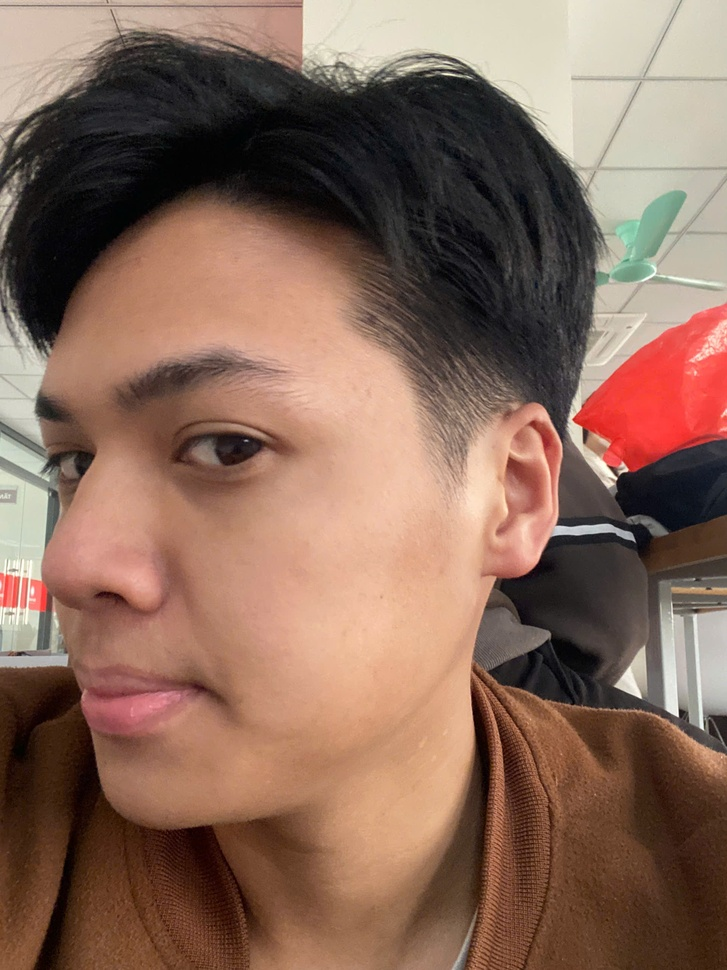
#> input picture FaceID/detectPeople/owner_images/img1.jpg, 727 x 970 px, shrunk from 1920 x 2560 before the run; its folder holds 4 pictures in this run
$ python detectPeople.py
#> lines starting #> are read from the running program, lines starting #| are printed output that depends on the picture
import signal
import sys
import requests
import cv2
import time
import numpy as np
import os
from urllib.request import urlopen

# Thư mục chứa ảnh của chủ nhân
OWNER_IMAGE_DIR = "owner_images/"  # Lưu ảnh nhận diện chủ nhân

# URL của ESP32-CAM và ESP8266
capture_url = "http://192.168.162.3/capture"  # Địa chỉ lấy ảnh từ ESP32-CAM
esp8266_door_url = "http://192.168.162.4/door"  # Địa chỉ điều khiển cửa từ ESP8266

# Biến trạng thái
door_open = False  # Trạng thái cửa (mở/đóng)
last_detection_time = 0  # Lần cuối nhận diện chủ nhân

# Load mô hình nhận diện khuôn mặt của OpenCV
face_cascade = cv2.CascadeClassifier(cv2.data.haarcascades + "haarcascade_frontalface_default.xml")

# Tải tất cả ảnh chủ nhân từ thư mục để làm dữ liệu nhận diện
owner_faces = []
for file in os.listdir(OWNER_IMAGE_DIR):
    if file.lower().endswith(".jpg"):  # Chỉ lấy file .jpg
        img_path = os.path.join(OWNER_IMAGE_DIR, file)
        img = cv2.imread(img_path)
#> img is the input picture: shape (970, 727, 3); mean B, G, R 90.3, 105.8, 136.9
        gray_img = cv2.cvtColor(img, cv2.COLOR_BGR2GRAY)  # Chuyển sang ảnh xám
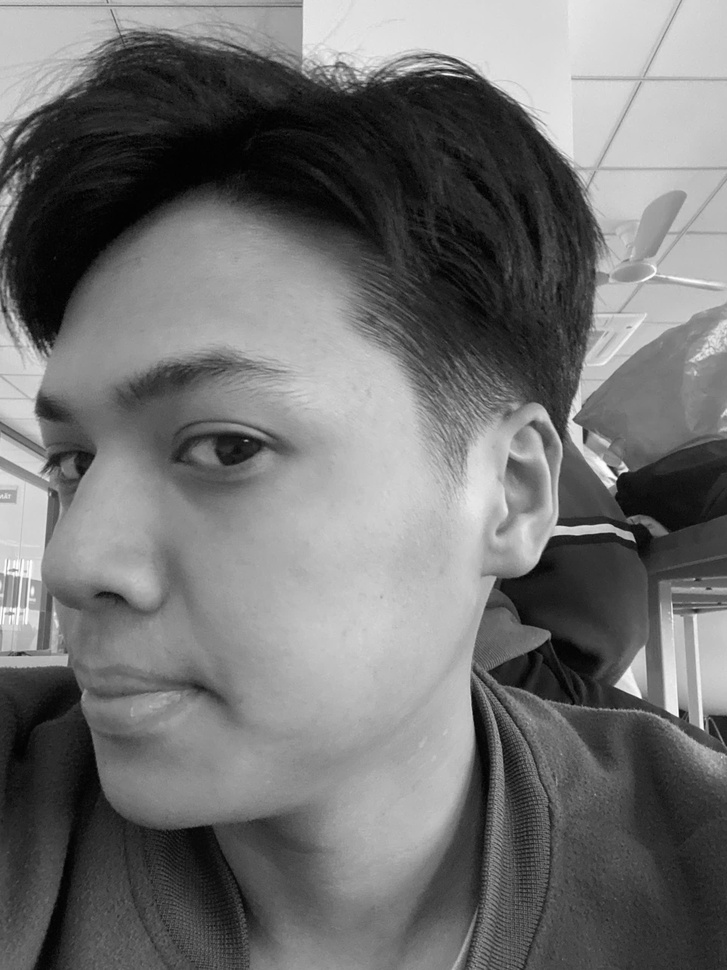
#> gray_img: shape (970, 727); min 0, max 254, mean 113.3
        faces = face_cascade.detectMultiScale(gray_img, scaleFactor=1.1, minNeighbors=5, minSize=(30, 30))
#> faces = [[60, 630, 153, 153]]

        if len(faces) > 0:
            x, y, w, h = faces[0]
#> x = 60; y = 630; w = 153; h = 153
            owner_faces.append(gray_img[y:y+h, x:x+w])  # Lưu khuôn mặt vào danh sách
#> pass 2 of the loop `for file in os.listdir(OWNER_IMAGE_DIR):`:
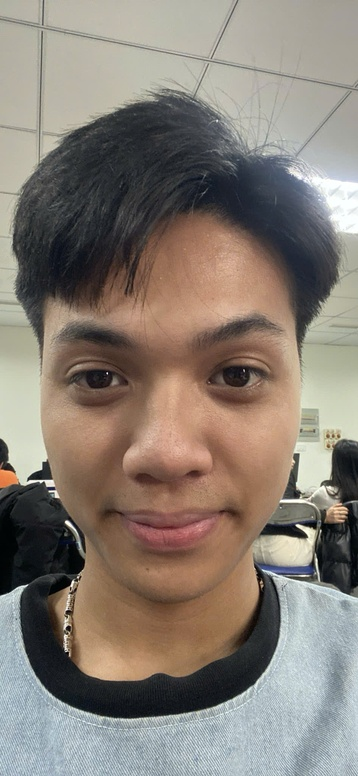
#> input picture FaceID/detectPeople/owner_images/owner.jpg, 358 x 776 px, shrunk from 946 x 2048 before the run
#> img is the input picture: shape (776, 358, 3); mean B, G, R 116.7, 126.1, 135.6
#> `gray_img = cv2.cvtColor(img, cv2.COLOR_BGR2GRAY)`:
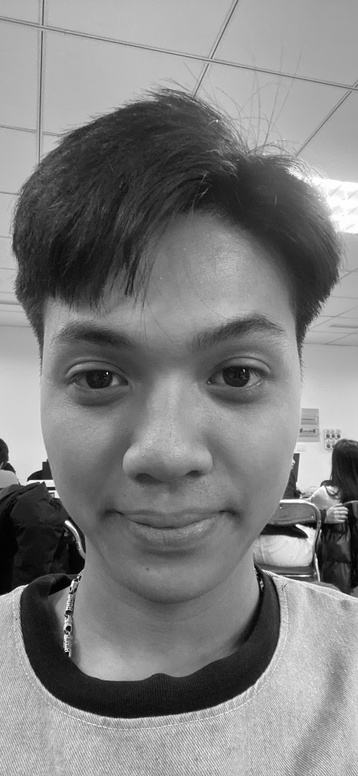
#> gray_img: shape (776, 358); min 0, max 255, mean 127.9
#> faces = [[233, 538, 91, 91]]
#> x = 233; y = 538; w = 91
#> pass 3 of the loop `for file in os.listdir(OWNER_IMAGE_DIR):`:
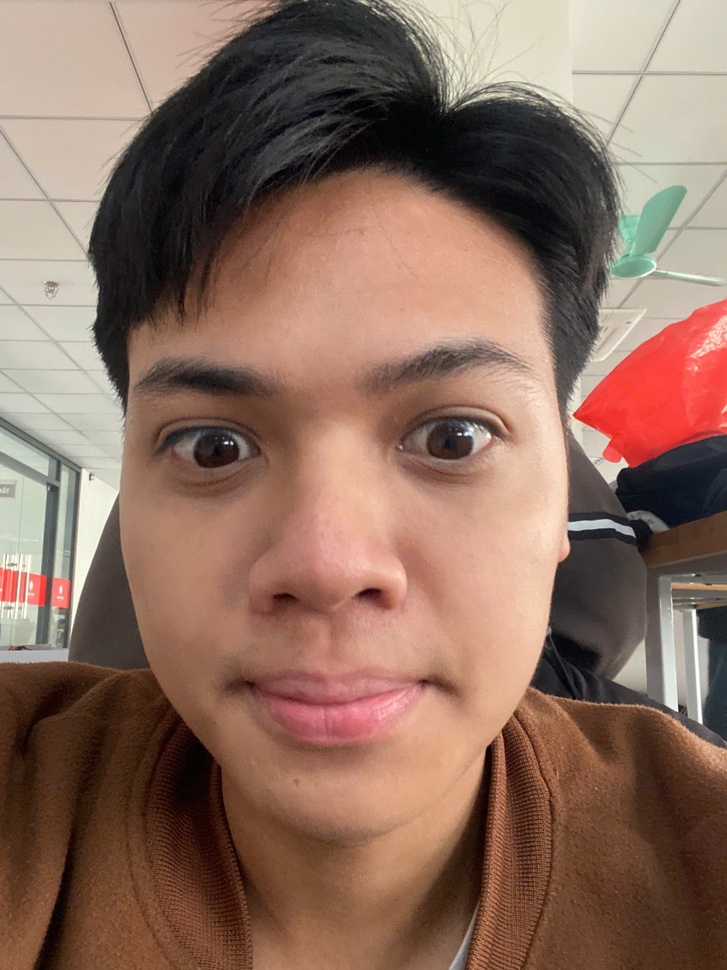
#> input picture FaceID/detectPeople/owner_images/z6411907466857_ea51cb79d475b5d3370f2c087f58c8ca.jpg, 727 x 970 px, shrunk from 1920 x 2560 before the run
#> img is the input picture: shape (970, 727, 3); mean B, G, R 94.3, 109, 139.8
#> `gray_img = cv2.cvtColor(img, cv2.COLOR_BGR2GRAY)`:
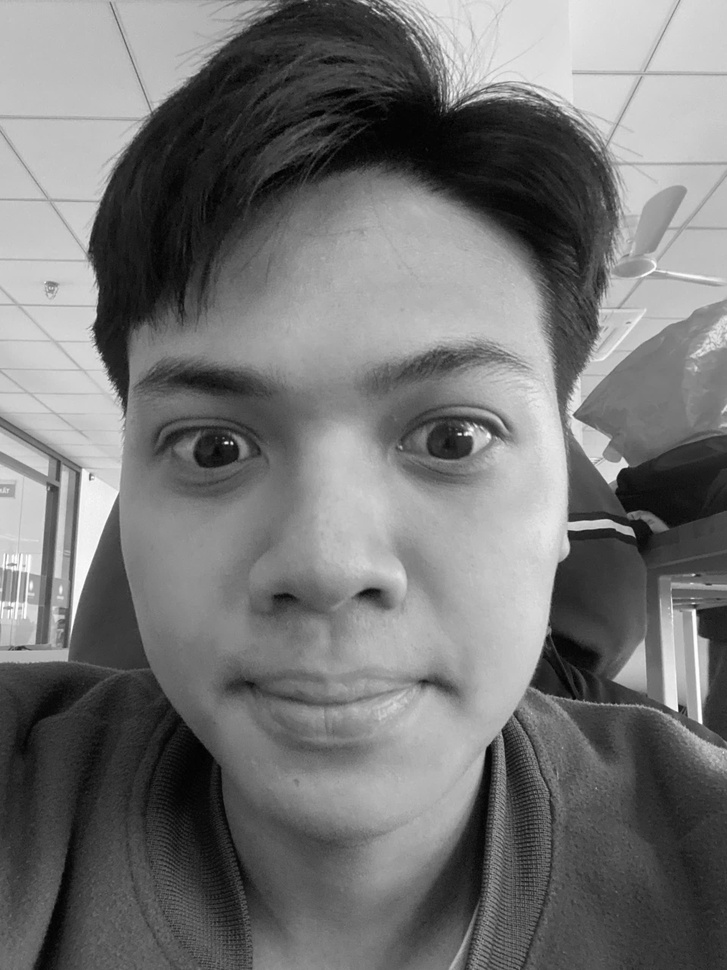
#> gray_img: shape (970, 727); min 0, max 255, mean 116.6
#> faces = [[55, 218, 559, 559]]
#> x = 55; y = 218; w = 559
#> the loop made 4 passes; the first 3 are shown

# Kiểm tra xem có khuôn mặt chủ nhân nào được tải lên không
if len(owner_faces) == 0:
    print("[ERROR] Không tìm thấy khuôn mặt trong ảnh chủ nhân!")
    sys.exit(1)

print(f"[INFO] Đã tải {len(owner_faces)} ảnh khuôn mặt chủ nhân.")

# Hàm đóng cửa khi cần thiết
def close_door():
    global door_open
    if door_open:
        try:
            requests.get(f"{esp8266_door_url}?action=close", timeout=1)
            print("CỬA ĐÃ ĐÓNG - Gửi tín hiệu đến ESP8266 khi thoát")
            door_open = False
        except requests.RequestException:
            print("Không thể kết nối với ESP8266 để đóng cửa khi thoát")

# Xử lý sự kiện khi thoát chương trình
def handle_exit(signum, frame):
    print("\n[!] Chương trình bị đóng! Đóng cửa trước khi thoát...")
    close_door()
    cv2.destroyAllWindows()
    sys.exit(0)

# Đăng ký xử lý sự kiện thoát
signal.signal(signal.SIGINT, handle_exit)  # Bắt Ctrl + C
signal.signal(signal.SIGTERM, handle_exit)  # Bắt sự kiện kill process

# Chạy vòng lặp chính
try:
    while True:
        try:
            # Lấy ảnh từ ESP32-CAM
#> (the run stopped early here; a loop or call above may not have finished)
